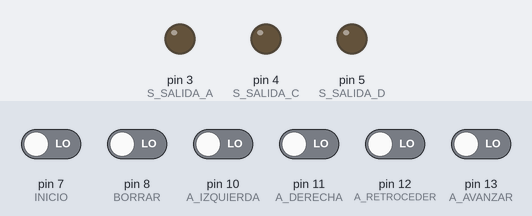
Bench run of a sketch on a simulated Arduino Uno, built with avr-gcc and run on an emulated ATmega328P. Parts: output pins drawn as LEDs (lit = HIGH). The inputs (shaded band) are chosen by the test bench; at power-on: pin 7 (INICIO), pin 8 (BORRAR), pin 10 (A_IZQUIERDA), pin 11 (A_DERECHA), pin 12 (A_RETROCEDER), pin 13 (A_AVANZAR) LOW.

Above: at 1.3 s.
1.4 s: pin 7 (INICIO) driven HIGH and pin 10 (A_IZQUIERDA) driven HIGH
At 2.6 s:
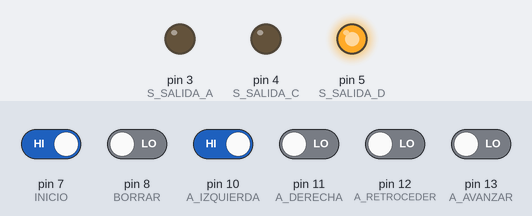
3.4 s: pin 8 (BORRAR) driven HIGH and pin 11 (A_DERECHA) driven HIGH
At 6.0 s:
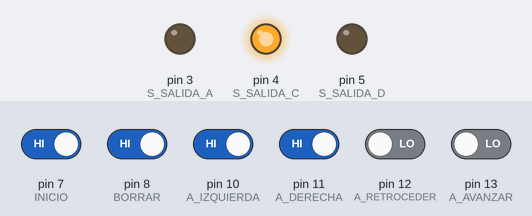
6.4 s: pin 10 (A_IZQUIERDA) driven LOW
9.4 s: pin 12 (A_RETROCEDER) driven HIGH
At 12.8 s:
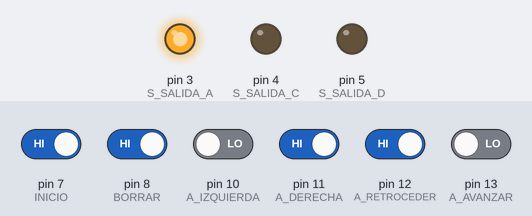
Timing chart, 0 to 13.4 s (numbered marks = the images above; inputs shaded):
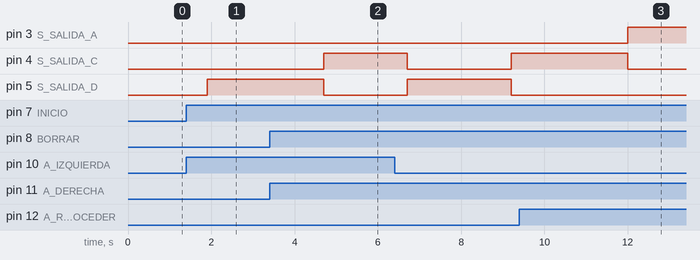

Measured:
- after the input at 1.4 s, pin 5 (S_SALIDA_D): LOW → HIGH after 0.50 s
- after the input at 3.4 s, pin 4 (S_SALIDA_C): LOW → HIGH after 1.3 s; pin 5 (S_SALIDA_D): HIGH → LOW after 1.3 s
- after the input at 9.4 s, pin 3 (S_SALIDA_A): LOW → HIGH after 2.6 s; pin 4 (S_SALIDA_C): HIGH → LOW after 2.6 s

The sketch:

RFID.ino
```cpp
/*
 2024
 Robot Educativo
 Damian Blanco - blanco.damian@gmail.com

 www.WEB.com

 El robot se controla mediante tarjetas RFID, cada tarjeta tiene la accion a realizar.

 Para agregar nuevas funcionalidades modificar los archivos
     define.h         -> definir la nueva accion
     select_action.h  -> agregar en el switch la nueva accion
     action.h         -> crear la funcion de la accion
     action.cpp       -> crear la programacion de la accion
*/

#include "define.h"
#include "function.h"
#include "action.h"

void setup() {
  pinMode(INICIO, INPUT);
  pinMode(BORRAR, INPUT);

  pinMode(A_AVANZAR, INPUT);
  pinMode(A_RETROCEDER, INPUT);
  pinMode(A_DERECHA, INPUT);
  pinMode(A_IZQUIERDA, INPUT);
  pinMode(S_SALIDA_A, OUTPUT);
  pinMode(S_SALIDA_B, OUTPUT);
  pinMode(S_SALIDA_C, OUTPUT);
  pinMode(S_SALIDA_D, OUTPUT);
  digitalWrite(S_SALIDA_A, LOW);
  digitalWrite(S_SALIDA_B, LOW);
  digitalWrite(S_SALIDA_C, LOW);
  digitalWrite(S_SALIDA_D, LOW);
  if (DEBUG) {
    Serial.begin(9600);
    while (!Serial) {
      ; // wait for serial port to connect. Needed for native USB port only
    }
    Serial.println("DEBUG");
    Serial.println("-----------");
  }
  accionDeInicio();
}
void loop() {
  if (digitalRead(INICIO) == HIGH) {
      Serial.println("Inicio");
      iniciarSecuencia();
      accionDeCierre();
  }
  if (digitalRead(BORRAR) == HIGH) {
      Serial.println("Borrar");
      borrarSecuencia();
  }
  if (digitalRead(A_AVANZAR) == HIGH) {
      Serial.println("A");
      cargarSecuencia(A_AVANZAR);
  }
  if (digitalRead(A_RETROCEDER) == HIGH) {
      Serial.println("B");
      cargarSecuencia(A_RETROCEDER);
  }
  if (digitalRead(A_DERECHA) == HIGH) {
      Serial.println("C");
      cargarSecuencia(A_DERECHA);
  }
  if (digitalRead(A_IZQUIERDA) == HIGH) {
      Serial.println("D");
      cargarSecuencia(A_IZQUIERDA);
  }
  delay(100);
}
```

action.cpp
```cpp
#include <Arduino.h>
#ifndef _DEFINE_H_
#include "define.h"
#endif
#ifndef _ACTION_H_
#include "action.h"
#endif


/**************************************************************/
/** GENERICAS *************************************************/
/**************************************************************/
void accionDeInicio() {
  delay(100);
}
void accionDeCierre() {
  delay(100);
}

/**************************************************************/
/** PERSONALIZADAS ********************************************/
/**************************************************************/
void avanzar() {
  digitalWrite(S_SALIDA_A, HIGH);
  digitalWrite(S_SALIDA_B, LOW);
  digitalWrite(S_SALIDA_C, LOW);
  digitalWrite(S_SALIDA_D, LOW);
  delay(2000);
}
void retroceder() {
  digitalWrite(S_SALIDA_A, LOW);
  digitalWrite(S_SALIDA_B, HIGH);
  digitalWrite(S_SALIDA_C, LOW);
  digitalWrite(S_SALIDA_D, LOW);
  delay(2000);
}
void girarDerecha() {
  digitalWrite(S_SALIDA_A, LOW);
  digitalWrite(S_SALIDA_B, LOW);
  digitalWrite(S_SALIDA_C, HIGH);
  digitalWrite(S_SALIDA_D, LOW);
  delay(2000);
}
void girarIzquierda() {
  digitalWrite(S_SALIDA_A, LOW);
  digitalWrite(S_SALIDA_B, LOW);
  digitalWrite(S_SALIDA_C, LOW);
  digitalWrite(S_SALIDA_D, HIGH);
  delay(2000);
}
void esperar() {
  delay(2000);
}
```

action.h
```cpp
/*
  En esta seccion se crearan las funciones que puede realizar el robot
*/
void accionDeInicio();
void accionDeCierre();

void avanzar();
void retroceder();
void girarDerecha();
void girarIzquierda();
void esperar();
void vueltaEnteraDerecha();
void vueltaEnteraIzquierda();

void baile_1();
void melodia_1();
```

define.h
```cpp
/*
 * Configuracion geneneal
 *
 */
#define DEBUG           false // activa el debug

#define MEMORIA         100

#define INICIO          7
#define BORRAR          8

#define A_AVANZAR       13
#define A_RETROCEDER    12
#define A_DERECHA       11
#define A_IZQUIERDA     10
#define A_ESPERAR       2
#define A_GIRAR         2

#define S_SALIDA_A      3
#define S_SALIDA_B      3
#define S_SALIDA_C      4
#define S_SALIDA_D      5
```

function.cpp
```cpp
#include <Arduino.h>
#include "function.h"
#ifndef _DEFINE_H_
#include "define.h"
#endif
#ifndef _SELECT_ACTION_H_
#include "select_action.h"
#endif

int memoria[MEMORIA];
int posicion_array = 0;

void iniciarSecuencia() {
  /*
  // prensar en agregar lo de las interrupciones
  noInterrupts();
  interrupts();
  */
  for (int i = 0; i < posicion_array; i++) {
    seleccionarAccion(memoria[i]);
  }
  if (DEBUG) {
    Serial.println("-----------");
  }
}

void cargarSecuencia(int valor) {
  memoria[posicion_array] = valor;
  posicion_array++;
  delay(300);
}

void borrarSecuencia() {
  posicion_array = 0;
  /*for (int x = 0; x < sizeof(memoria) / sizeof(memoria[0]); x++)
  {
    memoria[x] = 0;
  }*/
}
```

function.h
```cpp
/*
 Funciones basicas para el funcionamiento del robot.
*/
void iniciarSecuencia();
void cargarSecuencia(int valor);
void borrarSecuencia();
```

select_action.cpp
```cpp
#include <Arduino.h>
#include "select_action.h"
#ifndef _DEFINE_H_
#include "define.h"
#endif
#ifndef _ACTION_H_
#include "action.h"
#endif

void seleccionarAccion(int accion) {
  switch (accion) {
    case A_AVANZAR:
      if (DEBUG) {
        Serial.println("A-");
      }
      avanzar();
      break;
    case A_RETROCEDER:
      if (DEBUG) {
        Serial.println("B-");
      }
      retroceder();
      break;
    case A_DERECHA:
      if (DEBUG) {
        Serial.println("C-");
      }
      girarDerecha();
      break;
    case A_IZQUIERDA:
      if (DEBUG) {
        Serial.println("D-");
      }
      girarIzquierda();
      break;
  }
}
```

select_action.h
```cpp
/*
  Esta seccion selecciona q accion ejecutara el robot
*/
void seleccionarAccion(int accion);
```
